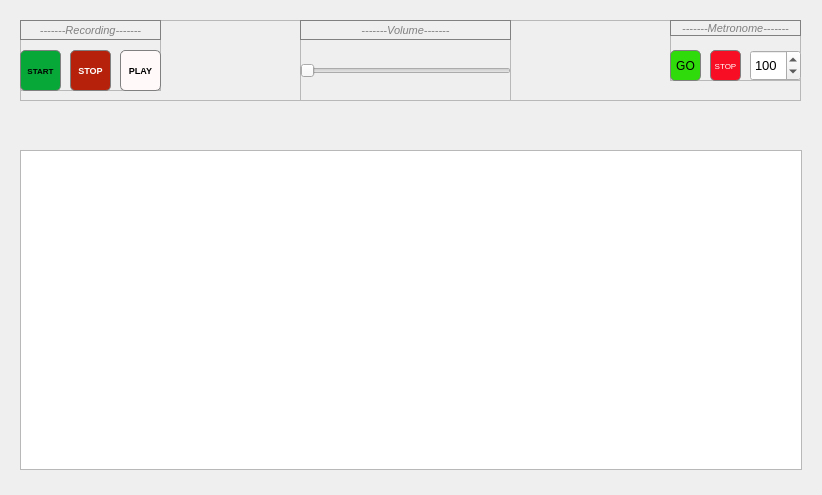
<?xml version="1.0" encoding="UTF-8"?>
<ui version="4.0">
 <class>Synth</class>
 <widget class="QMainWindow" name="Synth">
  <property name="geometry">
   <rect>
    <x>0</x>
    <y>0</y>
    <width>822</width>
    <height>495</height>
   </rect>
  </property>
  <property name="sizePolicy">
   <sizepolicy hsizetype="Fixed" vsizetype="Fixed">
    <horstretch>0</horstretch>
    <verstretch>0</verstretch>
   </sizepolicy>
  </property>
  <property name="windowTitle">
   <string>Synth</string>
  </property>
  <widget class="QWidget" name="centralwidget">
   <widget class="MyGraphicsView" name="graphicsView">
    <property name="geometry">
     <rect>
      <x>20</x>
      <y>150</y>
      <width>782</width>
      <height>320</height>
     </rect>
    </property>
   </widget>
   <widget class="QFrame" name="frame_4">
    <property name="geometry">
     <rect>
      <x>20</x>
      <y>20</y>
      <width>781</width>
      <height>81</height>
     </rect>
    </property>
    <property name="frameShape">
     <enum>QFrame::StyledPanel</enum>
    </property>
    <property name="frameShadow">
     <enum>QFrame::Raised</enum>
    </property>
    <widget class="QFrame" name="frame">
     <property name="geometry">
      <rect>
       <x>0</x>
       <y>0</y>
       <width>141</width>
       <height>71</height>
      </rect>
     </property>
     <property name="frameShape">
      <enum>QFrame::StyledPanel</enum>
     </property>
     <property name="frameShadow">
      <enum>QFrame::Raised</enum>
     </property>
     <widget class="QPushButton" name="recordStartBtn">
      <property name="geometry">
       <rect>
        <x>0</x>
        <y>30</y>
        <width>41</width>
        <height>41</height>
       </rect>
      </property>
      <property name="sizePolicy">
       <sizepolicy hsizetype="Fixed" vsizetype="Fixed">
        <horstretch>0</horstretch>
        <verstretch>0</verstretch>
       </sizepolicy>
      </property>
      <property name="font">
       <font>
        <pointsize>6</pointsize>
        <weight>75</weight>
        <bold>true</bold>
       </font>
      </property>
      <property name="styleSheet">
       <string notr="true">QPushButton {
font-colo
	font: 75 10pt &quot;Arial&quot;;
  background-color: #07A838;
  color: black; 
  border: 1px solid gray;
border-radius:  5px;
}

QPushButton:pressed {
    background-color: qlineargradient(x1: 0, y1: 0, x2: 0, y2: 1,
                                      stop: 0 #30DB0C, stop: 1 #27BA08);
}</string>
      </property>
      <property name="text">
       <string notr="true">START</string>
      </property>
      <property name="iconSize">
       <size>
        <width>40</width>
        <height>40</height>
       </size>
      </property>
     </widget>
     <widget class="QPushButton" name="recordPlayBtn">
      <property name="geometry">
       <rect>
        <x>100</x>
        <y>30</y>
        <width>41</width>
        <height>41</height>
       </rect>
      </property>
      <property name="sizePolicy">
       <sizepolicy hsizetype="Fixed" vsizetype="Fixed">
        <horstretch>0</horstretch>
        <verstretch>0</verstretch>
       </sizepolicy>
      </property>
      <property name="font">
       <font>
        <pointsize>7</pointsize>
        <weight>75</weight>
        <bold>true</bold>
       </font>
      </property>
      <property name="styleSheet">
       <string notr="true">QPushButton {
font-colo
	font: 75 10pt &quot;Arial&quot;;
  background-color: #FFF9F9;
  color: black; 
  border: 1px solid gray;
border-radius:  5px;
}

QPushButton:pressed {
    background-color: qlineargradient(x1: 0, y1: 0, x2: 0, y2: 1,
                                      stop: 0 #30DB0C, stop: 1 #27BA08);
}</string>
      </property>
      <property name="text">
       <string notr="true">PLAY</string>
      </property>
      <property name="iconSize">
       <size>
        <width>40</width>
        <height>40</height>
       </size>
      </property>
     </widget>
     <widget class="QPushButton" name="recordStopBtn">
      <property name="geometry">
       <rect>
        <x>50</x>
        <y>30</y>
        <width>41</width>
        <height>41</height>
       </rect>
      </property>
      <property name="sizePolicy">
       <sizepolicy hsizetype="Fixed" vsizetype="Fixed">
        <horstretch>0</horstretch>
        <verstretch>0</verstretch>
       </sizepolicy>
      </property>
      <property name="font">
       <font>
        <pointsize>7</pointsize>
        <weight>75</weight>
        <bold>true</bold>
       </font>
      </property>
      <property name="styleSheet">
       <string notr="true">QPushButton {
  background-color: #B5210A;
  color: white; 
  border: 1px solid gray;
border-radius:  5px;
}

QPushButton:pressed {
    background-color: qlineargradient(x1: 0, y1: 0, x2: 0, y2: 1,
                                      stop: 0 #F80E24, stop: 1 #F80E24);
}</string>
      </property>
      <property name="text">
       <string>STOP</string>
      </property>
      <property name="iconSize">
       <size>
        <width>40</width>
        <height>40</height>
       </size>
      </property>
     </widget>
     <widget class="QLabel" name="label">
      <property name="geometry">
       <rect>
        <x>0</x>
        <y>0</y>
        <width>141</width>
        <height>20</height>
       </rect>
      </property>
      <property name="font">
       <font>
        <family>Arial</family>
        <pointsize>8</pointsize>
        <italic>true</italic>
       </font>
      </property>
      <property name="styleSheet">
       <string notr="true">QFrame {
color: grey;


  border: 1px solid gray;

}</string>
      </property>
      <property name="text">
       <string>-------Recording-------</string>
      </property>
      <property name="alignment">
       <set>Qt::AlignCenter</set>
      </property>
     </widget>
    </widget>
    <widget class="QFrame" name="frame_3">
     <property name="geometry">
      <rect>
       <x>280</x>
       <y>0</y>
       <width>211</width>
       <height>81</height>
      </rect>
     </property>
     <property name="sizePolicy">
      <sizepolicy hsizetype="Fixed" vsizetype="Fixed">
       <horstretch>0</horstretch>
       <verstretch>0</verstretch>
      </sizepolicy>
     </property>
     <property name="frameShape">
      <enum>QFrame::StyledPanel</enum>
     </property>
     <property name="frameShadow">
      <enum>QFrame::Raised</enum>
     </property>
     <widget class="QLabel" name="label_3">
      <property name="geometry">
       <rect>
        <x>0</x>
        <y>0</y>
        <width>211</width>
        <height>20</height>
       </rect>
      </property>
      <property name="sizePolicy">
       <sizepolicy hsizetype="Fixed" vsizetype="Fixed">
        <horstretch>0</horstretch>
        <verstretch>0</verstretch>
       </sizepolicy>
      </property>
      <property name="font">
       <font>
        <family>Arial</family>
        <pointsize>8</pointsize>
        <italic>true</italic>
       </font>
      </property>
      <property name="styleSheet">
       <string notr="true">QFrame {
color: grey;


  border: 1px solid gray;

}</string>
      </property>
      <property name="text">
       <string>-------Volume-------</string>
      </property>
      <property name="alignment">
       <set>Qt::AlignCenter</set>
      </property>
     </widget>
     <widget class="QSlider" name="volSlider">
      <property name="geometry">
       <rect>
        <x>0</x>
        <y>40</y>
        <width>211</width>
        <height>22</height>
       </rect>
      </property>
      <property name="maximum">
       <number>100</number>
      </property>
      <property name="singleStep">
       <number>1</number>
      </property>
      <property name="orientation">
       <enum>Qt::Horizontal</enum>
      </property>
     </widget>
    </widget>
    <widget class="QFrame" name="frame_2">
     <property name="geometry">
      <rect>
       <x>650</x>
       <y>0</y>
       <width>131</width>
       <height>61</height>
      </rect>
     </property>
     <property name="sizePolicy">
      <sizepolicy hsizetype="Fixed" vsizetype="Fixed">
       <horstretch>0</horstretch>
       <verstretch>0</verstretch>
      </sizepolicy>
     </property>
     <property name="layoutDirection">
      <enum>Qt::LeftToRight</enum>
     </property>
     <property name="frameShape">
      <enum>QFrame::StyledPanel</enum>
     </property>
     <property name="frameShadow">
      <enum>QFrame::Raised</enum>
     </property>
     <widget class="QPushButton" name="metroBtnStart">
      <property name="geometry">
       <rect>
        <x>0</x>
        <y>30</y>
        <width>31</width>
        <height>31</height>
       </rect>
      </property>
      <property name="sizePolicy">
       <sizepolicy hsizetype="Fixed" vsizetype="Fixed">
        <horstretch>0</horstretch>
        <verstretch>0</verstretch>
       </sizepolicy>
      </property>
      <property name="styleSheet">
       <string notr="true">QPushButton {
font-colo
	font: 75 10pt &quot;Arial&quot;;
  background-color: #30DB0C;
  color: black; 
  border: 1px solid gray;
border-radius:  5px;
}

QPushButton:pressed {
    background-color: qlineargradient(x1: 0, y1: 0, x2: 0, y2: 1,
                                      stop: 0 #30DB0C, stop: 1 #27BA08);
}</string>
      </property>
      <property name="text">
       <string>GO</string>
      </property>
     </widget>
     <widget class="QPushButton" name="metroBtnStop">
      <property name="geometry">
       <rect>
        <x>40</x>
        <y>30</y>
        <width>31</width>
        <height>31</height>
       </rect>
      </property>
      <property name="sizePolicy">
       <sizepolicy hsizetype="Fixed" vsizetype="Fixed">
        <horstretch>0</horstretch>
        <verstretch>0</verstretch>
       </sizepolicy>
      </property>
      <property name="font">
       <font>
        <pointsize>6</pointsize>
       </font>
      </property>
      <property name="styleSheet">
       <string notr="true">QPushButton {
  background-color: #F80E24;
  color: white; 
  border: 1px solid gray;
border-radius:  5px;
}

QPushButton:pressed {
    background-color: qlineargradient(x1: 0, y1: 0, x2: 0, y2: 1,
                                      stop: 0 #F80E24, stop: 1 #F80E24);
}</string>
      </property>
      <property name="text">
       <string>STOP</string>
      </property>
     </widget>
     <widget class="QSpinBox" name="metronomeSpinBox">
      <property name="geometry">
       <rect>
        <x>80</x>
        <y>30</y>
        <width>51</width>
        <height>31</height>
       </rect>
      </property>
      <property name="sizePolicy">
       <sizepolicy hsizetype="Fixed" vsizetype="Fixed">
        <horstretch>0</horstretch>
        <verstretch>0</verstretch>
       </sizepolicy>
      </property>
      <property name="font">
       <font>
        <pointsize>10</pointsize>
       </font>
      </property>
      <property name="styleSheet">
       <string notr="true">QPushButton {
  background-color: #F80E24;
  color: white; 
  border: 1px solid gray;
border-radius:  5px;
}

QPushButton:pressed {
    background-color: qlineargradient(x1: 0, y1: 0, x2: 0, y2: 1,
                                      stop: 0 #F80E24, stop: 1 #F80E24);
}</string>
      </property>
      <property name="minimum">
       <number>1</number>
      </property>
      <property name="maximum">
       <number>1000</number>
      </property>
      <property name="value">
       <number>100</number>
      </property>
     </widget>
     <widget class="QLabel" name="label_2">
      <property name="geometry">
       <rect>
        <x>0</x>
        <y>0</y>
        <width>131</width>
        <height>16</height>
       </rect>
      </property>
      <property name="sizePolicy">
       <sizepolicy hsizetype="Fixed" vsizetype="Fixed">
        <horstretch>0</horstretch>
        <verstretch>0</verstretch>
       </sizepolicy>
      </property>
      <property name="font">
       <font>
        <family>Arial</family>
        <pointsize>8</pointsize>
        <italic>true</italic>
       </font>
      </property>
      <property name="styleSheet">
       <string notr="true">QFrame {
color: grey;


  border: 1px solid gray;

}</string>
      </property>
      <property name="text">
       <string>-------Metronome-------</string>
      </property>
      <property name="alignment">
       <set>Qt::AlignCenter</set>
      </property>
     </widget>
    </widget>
   </widget>
  </widget>
  <widget class="QMenuBar" name="menubar">
   <property name="geometry">
    <rect>
     <x>0</x>
     <y>0</y>
     <width>822</width>
     <height>26</height>
    </rect>
   </property>
  </widget>
 </widget>
 <customwidgets>
  <customwidget>
   <class>MyGraphicsView</class>
   <extends>QGraphicsView</extends>
   <header>mygraphicsview.h</header>
  </customwidget>
 </customwidgets>
 <resources/>
 <connections/>
</ui>
